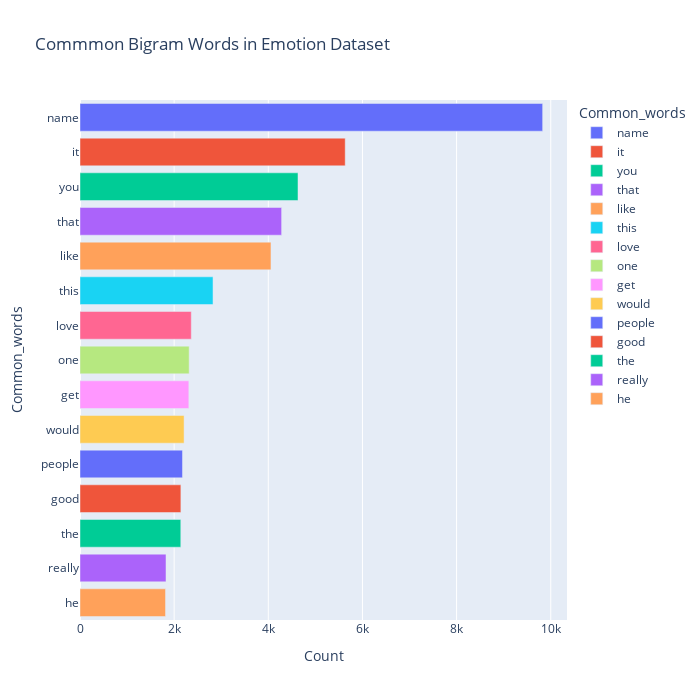

Notebook code for this chart:
### Code cell
bigram_common = top_text(df.text,15,2)
bigram_common = dict(most_common_uni)
bigram_common_df = pd.DataFrame(columns = ["Common_words" , 'Count'])
bigram_common_df["Common_words"] = list(most_common_uni.keys())
bigram_common_df["Count"] = list(most_common_uni.values())
fig = px.bar(temp, x="Count", y="Common_words", title='Commmon Bigram Words in Emotion Dataset', orientation='h', 
             width=700, height=700,color='Common_words')
fig.show()

### Figure 1 — Plotly figure (JSON) as saved in the notebook; plotly's stock layout.template omitted (floating-point values rounded to 4 significant figures)
{"data": [{"alignmentgroup": "True", "hovertemplate": "Common_words=%{y}<br>Count=%{x}<extra></extra>", "legendgroup": "name", "marker": {"color": "#636efa", "pattern": {"shape": ""}}, "name": "name", "offsetgroup": "name", "orientation": "h", "showlegend": true, "textposition": "auto", "type": "bar", "x": [9828], "xaxis": "x", "y": ["name"], "yaxis": "y"}, {"alignmentgroup": "True", "hovertemplate": "Common_words=%{y}<br>Count=%{x}<extra></extra>", "legendgroup": "it", "marker": {"color": "#EF553B", "pattern": {"shape": ""}}, "name": "it", "offsetgroup": "it", "orientation": "h", "showlegend": true, "textposition": "auto", "type": "bar", "x": [5634], "xaxis": "x", "y": ["it"], "yaxis": "y"}, {"alignmentgroup": "True", "hovertemplate": "Common_words=%{y}<br>Count=%{x}<extra></extra>", "legendgroup": "you", "marker": {"color": "#00cc96", "pattern": {"shape": ""}}, "name": "you", "offsetgroup": "you", "orientation": "h", "showlegend": true, "textposition": "auto", "type": "bar", "x": [4631], "xaxis": "x", "y": ["you"], "yaxis": "y"}, {"alignmentgroup": "True", "hovertemplate": "Common_words=%{y}<br>Count=%{x}<extra></extra>", "legendgroup": "that", "marker": {"color": "#ab63fa", "pattern": {"shape": ""}}, "name": "that", "offsetgroup": "that", "orientation": "h", "showlegend": true, "textposition": "auto", "type": "bar", "x": [4283], "xaxis": "x", "y": ["that"], "yaxis": "y"}, {"alignmentgroup": "True", "hovertemplate": "Common_words=%{y}<br>Count=%{x}<extra></extra>", "legendgroup": "like", "marker": {"color": "#FFA15A", "pattern": {"shape": ""}}, "name": "like", "offsetgroup": "like", "orientation": "h", "showlegend": true, "textposition": "auto", "type": "bar", "x": [4057], "xaxis": "x", "y": ["like"], "yaxis": "y"}, {"alignmentgroup": "True", "hovertemplate": "Common_words=%{y}<br>Count=%{x}<extra></extra>", "legendgroup": "this", "marker": {"color": "#19d3f3", "pattern": {"shape": ""}}, "name": "this", "offsetgroup": "this", "orientation": "h", "showlegend": true, "textposition": "auto", "type": "bar", "x": [2826], "xaxis": "x", "y": ["this"], "yaxis": "y"}, {"alignmentgroup": "True", "hovertemplate": "Common_words=%{y}<br>Count=%{x}<extra></extra>", "legendgroup": "love", "marker": {"color": "#FF6692", "pattern": {"shape": ""}}, "name": "love", "offsetgroup": "love", "orientation": "h", "showlegend": true, "textposition": "auto", "type": "bar", "x": [2364], "xaxis": "x", "y": ["love"], "yaxis": "y"}, {"alignmentgroup": "True", "hovertemplate": "Common_words=%{y}<br>Count=%{x}<extra></extra>", "legendgroup": "one", "marker": {"color": "#B6E880", "pattern": {"shape": ""}}, "name": "one", "offsetgroup": "one", "orientation": "h", "showlegend": true, "textposition": "auto", "type": "bar", "x": [2319], "xaxis": "x", "y": ["one"], "yaxis": "y"}, {"alignmentgroup": "True", "hovertemplate": "Common_words=%{y}<br>Count=%{x}<extra></extra>", "legendgroup": "get", "marker": {"color": "#FF97FF", "pattern": {"shape": ""}}, "name": "get", "offsetgroup": "get", "orientation": "h", "showlegend": true, "textposition": "auto", "type": "bar", "x": [2312], "xaxis": "x", "y": ["get"], "yaxis": "y"}, {"alignmentgroup": "True", "hovertemplate": "Common_words=%{y}<br>Count=%{x}<extra></extra>", "legendgroup": "would", "marker": {"color": "#FECB52", "pattern": {"shape": ""}}, "name": "would", "offsetgroup": "would", "orientation": "h", "showlegend": true, "textposition": "auto", "type": "bar", "x": [2211], "xaxis": "x", "y": ["would"], "yaxis": "y"}, {"alignmentgroup": "True", "hovertemplate": "Common_words=%{y}<br>Count=%{x}<extra></extra>", "legendgroup": "people", "marker": {"color": "#636efa", "pattern": {"shape": ""}}, "name": "people", "offsetgroup": "people", "orientation": "h", "showlegend": true, "textposition": "auto", "type": "bar", "x": [2177], "xaxis": "x", "y": ["people"], "yaxis": "y"}, {"alignmentgroup": "True", "hovertemplate": "Common_words=%{y}<br>Count=%{x}<extra></extra>", "legendgroup": "good", "marker": {"color": "#EF553B", "pattern": {"shape": ""}}, "name": "good", "offsetgroup": "good", "orientation": "h", "showlegend": true, "textposition": "auto", "type": "bar", "x": [2143], "xaxis": "x", "y": ["good"], "yaxis": "y"}, {"alignmentgroup": "True", "hovertemplate": "Common_words=%{y}<br>Count=%{x}<extra></extra>", "legendgroup": "the", "marker": {"color": "#00cc96", "pattern": {"shape": ""}}, "name": "the", "offsetgroup": "the", "orientation": "h", "showlegend": true, "textposition": "auto", "type": "bar", "x": [2141], "xaxis": "x", "y": ["the"], "yaxis": "y"}, {"alignmentgroup": "True", "hovertemplate": "Common_words=%{y}<br>Count=%{x}<extra></extra>", "legendgroup": "really", "marker": {"color": "#ab63fa", "pattern": {"shape": ""}}, "name": "really", "offsetgroup": "really", "orientation": "h", "showlegend": true, "textposition": "auto", "type": "bar", "x": [1827], "xaxis": "x", "y": ["really"], "yaxis": "y"}, {"alignmentgroup": "True", "hovertemplate": "Common_words=%{y}<br>Count=%{x}<extra></extra>", "legendgroup": "he", "marker": {"color": "#FFA15A", "pattern": {"shape": ""}}, "name": "he", "offsetgroup": "he", "orientation": "h", "showlegend": true, "textposition": "auto", "type": "bar", "x": [1817], "xaxis": "x", "y": ["he"], "yaxis": "y"}], "layout": {"barmode": "relative", "height": 700, "legend": {"title": {"text": "Common_words"}, "tracegroupgap": 0}, "title": {"text": "Commmon Bigram Words in Emotion Dataset"}, "width": 700, "xaxis": {"anchor": "y", "domain": [0, 1], "title": {"text": "Count"}}, "yaxis": {"anchor": "x", "categoryarray": ["he", "really", "the", "good", "people", "would", "get", "one", "love", "this", "like", "that", "you", "it", "name"], "categoryorder": "array", "domain": [0, 1], "title": {"text": "Common_words"}}}}
